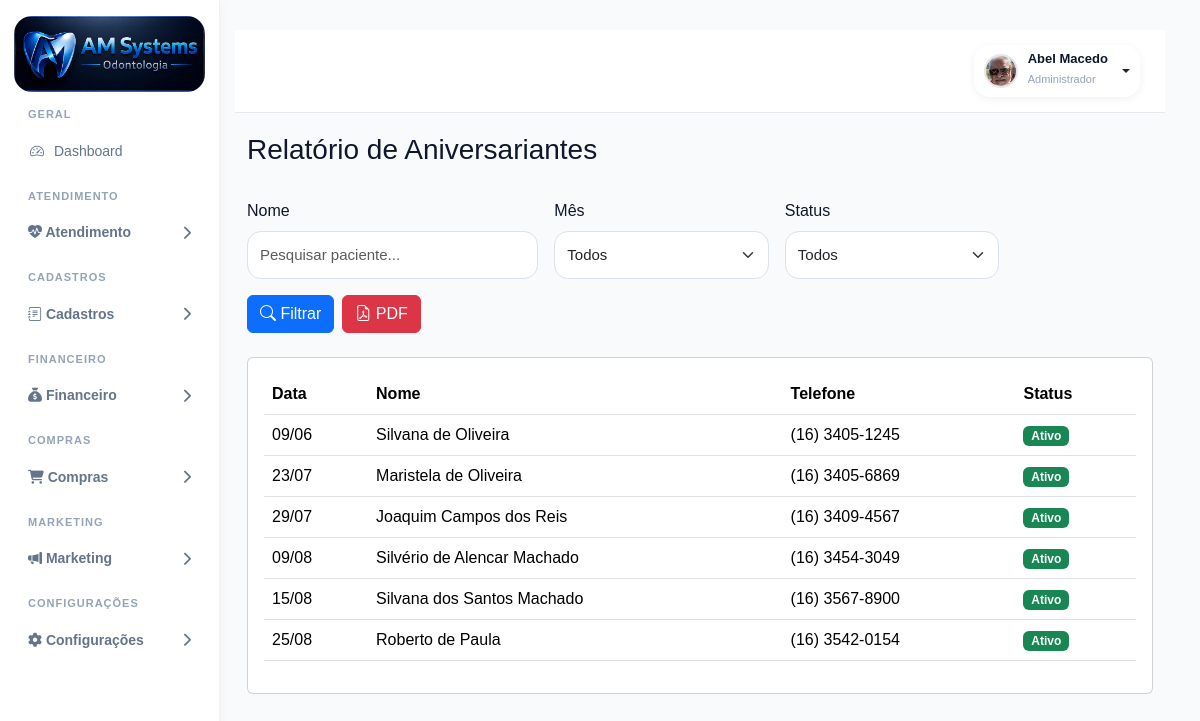
Before: /relatorios/aniversariantes/ (signed in) with the older database file.
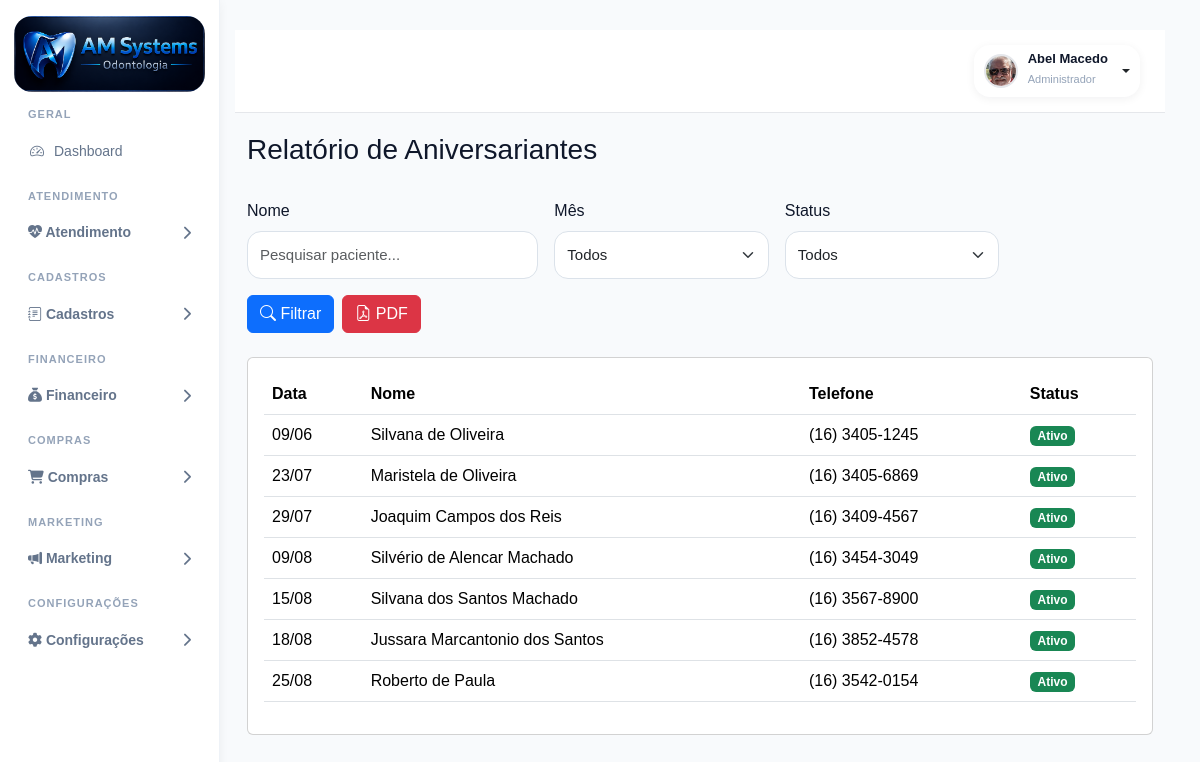
After: the same page with the newer database file.
### accounts/models.py (models this page shows, shortened)
class Paciente(models.Model):
    foto = models.ImageField(
        upload_to='pacientes/',
        blank=True,
        null=True
    )
    nome = models.CharField(
        max_length=200
    )
    cpf = models.CharField(
        max_length=14,
        blank=True,
        null=True
    )
    rg = models.CharField(
        max_length=20,
        blank=True,
        null=True
    )
    nascimento = models.DateField(
        blank=True,
        null=True
    )
    genero = models.CharField(
        max_length=20,
        blank=True,
        null=True
    )
    estado_civil = models.CharField(
        max_length=30,
        blank=True,
        null=True
    )
    profissao = models.CharField(
        max_length=100,
        blank=True,
        null=True
    )
    telefone = models.CharField(
        "Telefone",
        max_length=20,
        blank=True,
        null=True,
    )
    whatsapp = models.CharField(
        "WhatsApp",
        max_length=20,
        blank=True,
        null=True,
    )
    email = models.EmailField(
        "E-mail",
        blank=True,
        null=True,
    )
    cep = models.CharField(
        "CEP",
        max_length=10,
        blank=True,
        null=True,
    )
    endereco = models.CharField(
        "Endereço",
        max_length=255,
        blank=True,
        null=True,
    )
    numero = models.CharField(
        "Número",
        max_length=20,
        blank=True,
        null=True,
    )
    complemento = models.CharField(
        "Complemento",
        max_length=100,
        blank=True,
        null=True,
    )
    bairro = models.CharField(
        "Bairro",
        max_length=100,
        blank=True,
        null=True,
    )
    cidade = models.CharField(
        "Cidade",
        max_length=100,
        blank=True,
        null=True,
        db_index=True,
    )
    estado = models.CharField(
        "UF",
        max_length=2,
        blank=True,
        null=True,
    )
    convenio = models.CharField(
        "Convênio",
        max_length=100,
        blank=True,
        null=True,
    )
    carteirinha = models.CharField(
        "Carteirinha",
        max_length=100,
        blank=True,
        null=True,
    )
    alergias = models.TextField(
        "Alergias",
        blank=True,
        null=True,
    )
    medicamentos = models.TextField(
        "Medicamentos em uso",
        blank=True,
        null=True,
    )
    observacoes = models.TextField(
        "Observações",
        blank=True,
        null=True,
    )
    responsavel = models.CharField(
        "Responsável",
        max_length=200,
        blank=True,
        null=True,
    )
    cpf_responsavel = models.CharField(
        "CPF do Responsável",
        max_length=14,
        blank=True,
        null=True,
    )
    telefone_responsavel = models.CharField(
        "Telefone do Responsável",
        max_length=20,
        blank=True,
        null=True,
    )
    dentista = models.ForeignKey(
        User,
        verbose_name="Dentista Responsável",
        on_delete=models.SET_NULL,
        null=True,
        blank=True,
        related_name="pacientes_responsavel",
    )
    ativo = models.BooleanField(
        default=True,
    )
    criado_em = models.DateTimeField(
        auto_now_add=True,
    )
    atualizado_em = models.DateTimeField(
        auto_now=True,
    )

### accounts/views.py (the view)
@login_required
def relatorio_aniversariantes(request):
    pacientes = Paciente.objects.all()
    mes = request.GET.get("mes", "").strip()
    if mes:
        pacientes = pacientes.filter(
            nascimento__month=int(mes)
        )
    q = (request.GET.get("q") or "").strip()
    if q.lower() == "none":
        q = ""
    if q:
        pacientes = pacientes.filter(
            nome__icontains=q
        )
    status = request.GET.get("status", "").strip()
    if status == "1":
        pacientes = pacientes.filter(
            ativo=True
        )
    elif status == "0":
        pacientes = pacientes.filter(
            ativo=False
        )
    pacientes = pacientes.order_by(
        "nascimento__month",
        "nascimento__day",
        "nome"
    )
    paginator = Paginator(
        pacientes,
        20
    )
    page = request.GET.get("page")
    pacientes = paginator.get_page(page)
    context = {
        "pacientes": pacientes,
        "mes": mes,
        "q": q,
        "status": status,
        "total_aniversariantes": pacientes.paginator.count,
    }
    return render(
        request,
        "accounts/relatorios/aniversariantes.html",
        context
    )

### accounts/permissions.py (called while the page is built, shortened)
def tem_permissao(usuario, codigo_modulo, acao="visualizar"):
    print("=" * 60)
    print("USUÁRIO:", usuario.username)
    print("MÓDULO:", codigo_modulo)
    print("AÇÃO:", acao)
    if not usuario.is_authenticated:
        print("Usuário não autenticado")
        return False
    if usuario.is_superuser:
        print("Superusuário")
        return True

### accounts/templatetags/permissions_tags.py (called while the page is built)
@register.simple_tag
def possui_permissao(user, modulo, acao="visualizar"):
    print(
        "TAG:",
        user.username,
        modulo,
        acao
    )
    from accounts.permissions import tem_permissao
    resultado = tem_permissao(user, modulo, acao)
    print("RESULTADO:", resultado)
    return resultado

### accounts/templates/accounts/relatorios/aniversariantes.html (shortened to what this page needs)
{% extends 'accounts/base.html' %}
{% block content %}
<div class="container-fluid">
    <div class="d-flex justify-content-between align-items-center mb-4">
        <h3>Relatório de Aniversariantes</h3>
    </div>
    <form method="get" class="row g-3 mb-4">
        <div class="col-md-4">
            <label class="form-label">Nome</label>
            <input
                type="text"
                name="q"
                class="form-control"
                value="{{ q }}"
                placeholder="Pesquisar paciente..."
            >
        </div>
        <div class="col-md-3">
            <label class="form-label">Mês</label>
            <select
                name="mes"
                class="form-select"
            >
                <option value="">Todos</option>
            </select>
        </div>
        <div class="col-md-3">
            <label class="form-label">Status</label>
            <select
                name="status"
                class="form-select"
            >
                <option value="">Todos</option>
            </select>
        </div>
        <div class="col-md-3 d-flex align-items-end">
            <button
                type="submit"
                class="btn btn-primary me-2"
            >
                <i class="bi bi-search"></i>
                Filtrar
            </button>
            <a
               href="{% url 'pdf_relatorio_aniversariantes' %}?q={{ request.GET.q|default:'' }}&mes={{ request.GET.mes|default:'' }}&status={{ request.GET.status|default:'' }}"
                class="btn btn-danger"
                target="_blank"
            >
                <i class="bi bi-file-earmark-pdf"></i>
                PDF
            </a>
        </div>
    </form>
    <div class="card">
        <div class="card-body">
            <table class="table table-hover align-middle">
                <thead>
                    <tr>
                        <th>Data</th>
                        <th>Nome</th>
                        <th>Telefone</th>
                        <th>Status</th>
                    </tr>
                </thead>
                <tbody>
                    {% for paciente in pacientes %}
                    <tr>
                        <td>{{ paciente.nascimento|date:"d/m" }}</td>
                        <td>{{ paciente.nome }}</td>
                        <td>{{ paciente.telefone }}</td>
                        <td>
                            {% if paciente.ativo %}
                                <span class="badge bg-success">Ativo</span>
                            {% else %}
                                <span class="badge bg-danger">Inativo</span>
                            {% endif %}
                        </td>
                    </tr>
                    {% empty %}
                    <tr>
                        <td colspan="4" class="text-center">
                            Nenhum aniversariante encontrado.
                        </td>
                    </tr>
                    {% endfor %}
                </tbody>
            </table>
        </div>
    </div>
</div>
{% endblock %}

Changed rows visible on the page:
added Paciente: nascimento "18/08", nome "Jussara Marcantonio dos Santos", telefone "(16) 3852-4578", ativo "Ativo"
